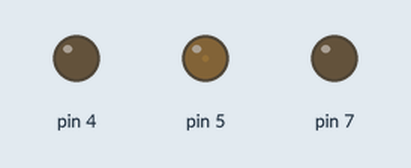
Recording of a sketch running on a simulated Arduino Uno, built with avr-gcc and run on an emulated ATmega328P. On the bench: output pins drawn as LEDs (lit = HIGH).

Above: at 0.05 s.
At 0.65 s:
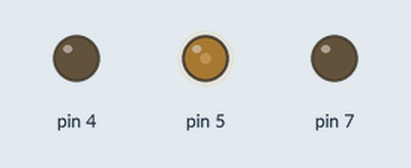
At 1.3 s:
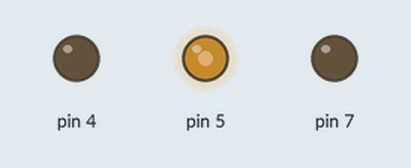
At 2.6 s:
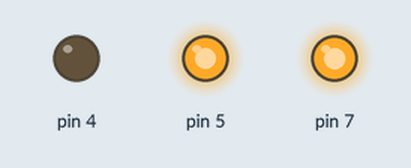
At 3.85 s:
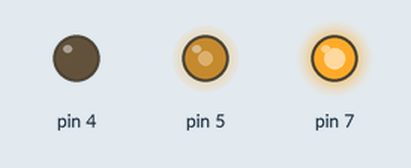
At 5.1 s:
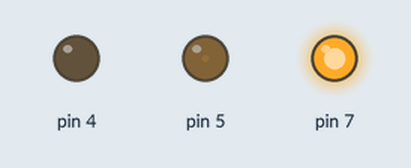
Timing chart, 0 to 6.7 s (numbered marks = the images above):
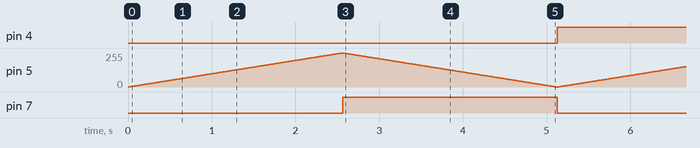

Measured:
- by itself, pin 4, pin 7: alternates HIGH for 2.6 s and LOW for 2.6 s

The sketch:

green-or-blue-and-changing-red.ino
```cpp
int d=10;
int a;

void setup()
{
  pinMode(4, OUTPUT);
  pinMode(5, OUTPUT);
  pinMode(7, OUTPUT);
}

void loop()
{


  for(a = 0; a < 256; a++)
  {
    analogWrite(5, a);
    delay(d);
  }


  digitalWrite(4, LOW);
  digitalWrite(7, HIGH);


  for(a = 255; a >= 0; a--)
  {
    analogWrite(5, a);
    delay(d);
  }


  digitalWrite(7, LOW);
  digitalWrite(4, HIGH);


}
```
